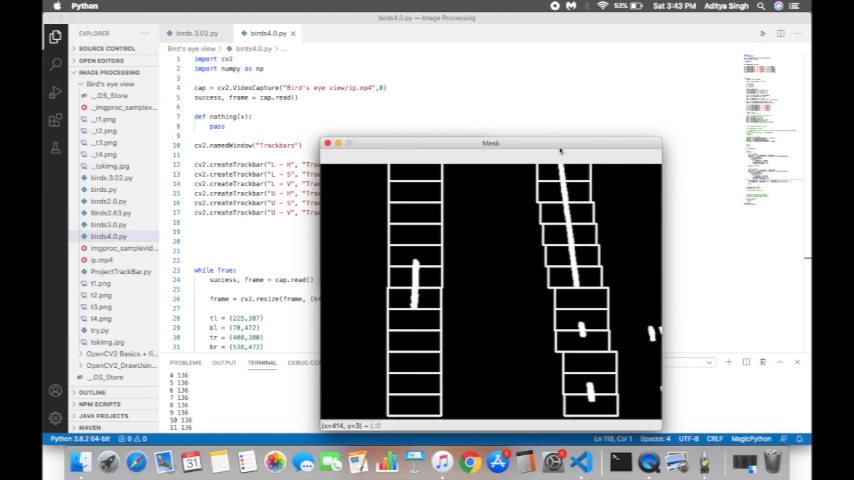
#> input picture frame 58 of VID-20210213-WA0002.mp4, 854 x 480 px, given in place of imgproc_samplevid.mp4, which was not available
$ python ProjectTrackBar.py
#> lines starting #> are read from the running program, lines starting #| are printed output that depends on the picture; after the words box and inside, x2 and y2 are one past the last pixel; in counts of white or black regions, pixels touching at a corner belong together; pictures that were not available may be replaced by others from this repository, and a replacement may not be noted
import cv2
import numpy as np

cap = cv2.VideoCapture("imgproc_samplevid.mp4")
success, frame = cap.read()
#> frame is the input picture: shape (480, 854, 3); mean B, G, R 154.9, 153.3, 151.5

def nothing(x):
    pass

cv2.namedWindow("Trackbars")

cv2.createTrackbar("L - H", "Trackbars", 0, 255, nothing)
#> slider 'L - H' is set to 51
cv2.createTrackbar("L - S", "Trackbars", 0, 255, nothing)
#> slider 'L - S' is set to 51
cv2.createTrackbar("L - V", "Trackbars", 0, 255, nothing)
#> slider 'L - V' is set to 51
cv2.createTrackbar("U - H", "Trackbars", 0, 255, nothing)
#> slider 'U - H' is set to 255
cv2.createTrackbar("U - S", "Trackbars", 0, 255, nothing)
#> slider 'U - S' is set to 255
cv2.createTrackbar("U - V", "Trackbars", 0, 255, nothing)
#> slider 'U - V' is set to 255

while True:
    success, frame = cap.read()
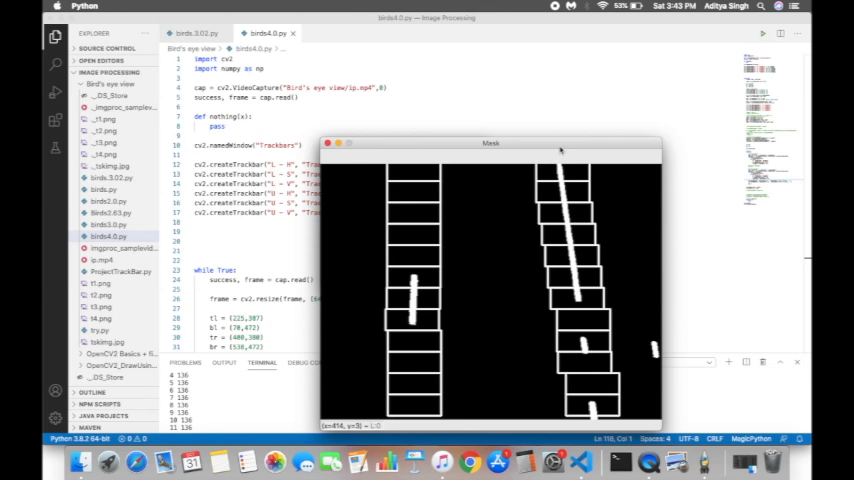
#> input picture frame 59 of VID-20210213-WA0002.mp4, 854 x 480 px, given in place of imgproc_samplevid.mp4, which was not available
#> frame is the input picture: shape (480, 854, 3); mean B, G, R 154.9, 153.3, 151.5

    hsv = cv2.cvtColor(frame, cv2.COLOR_BGR2HSV)
#> hsv: shape (480, 854, 3); mean H, S, V 11.7, 8, 155.9

    frame = cv2.resize(frame, (640, 480))
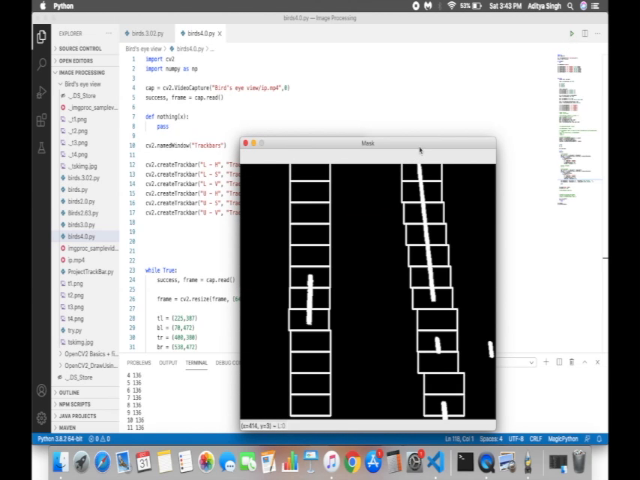
#> frame: shape (480, 640, 3); mean B, G, R 154.9, 153.3, 151.5

    l_h = cv2.getTrackbarPos("L - H", "Trackbars")
    l_s = cv2.getTrackbarPos("L - S", "Trackbars")
    l_v = cv2.getTrackbarPos("L - V", "Trackbars")
    u_h = cv2.getTrackbarPos("U - H", "Trackbars")
    u_s = cv2.getTrackbarPos("U - S", "Trackbars")
    u_v = cv2.getTrackbarPos("U - V", "Trackbars")

    lower = np.array([l_h,l_s,l_v])
    upper = np.array([u_h,u_s,u_v])

    mask = cv2.inRange(hsv, lower, upper)
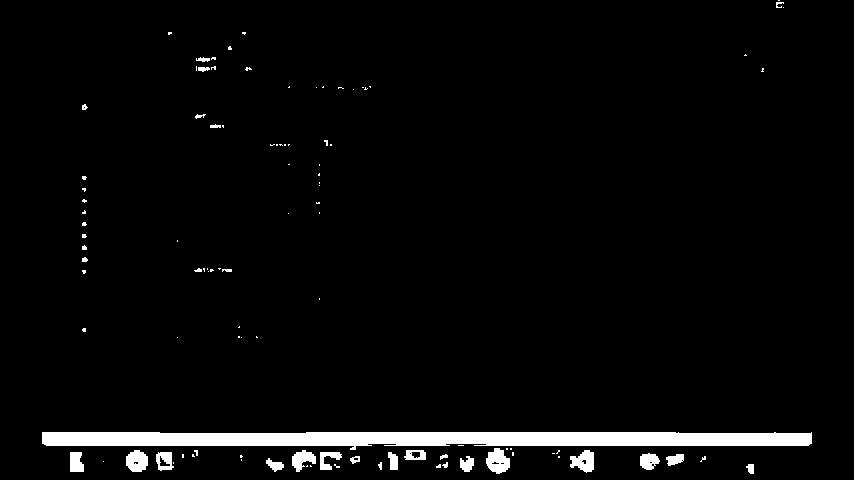
#> mask: shape (480, 854); 3.5% white; 103 white regions (74 under 20 px), largest, box (x1, y1, x2, y2) and area: (42, 432, 812, 450) 10405, (486, 448, 510, 474) 430, (126, 450, 148, 472) 379
    mask = cv2.resize(mask, (640, 480))
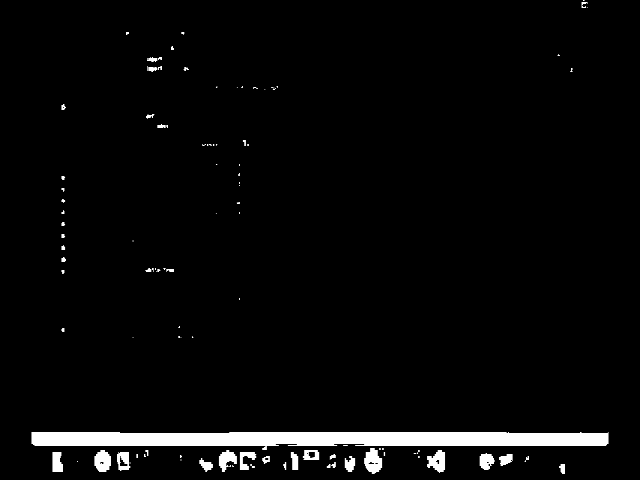
#> mask: shape (480, 640); min 0, max 255, mean 9
    result = cv2.bitwise_and(frame, frame, mask = mask)
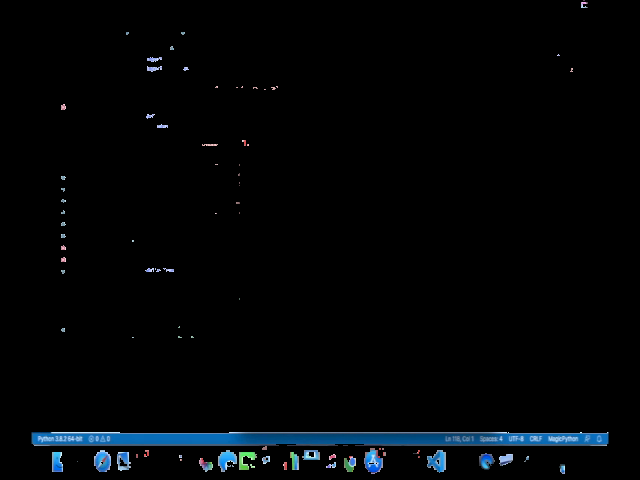
#> result: shape (480, 640, 3); mean B, G, R 6.1, 4.4, 2.3

    cv2.imshow("Frame", frame)
    cv2.imshow("Mask", mask)
    cv2.imshow("Result", result)

    key = cv2.waitKey(1)
#> (key Esc is pressed here)
    if key == 27:
        break

$ run again, starting later in the video
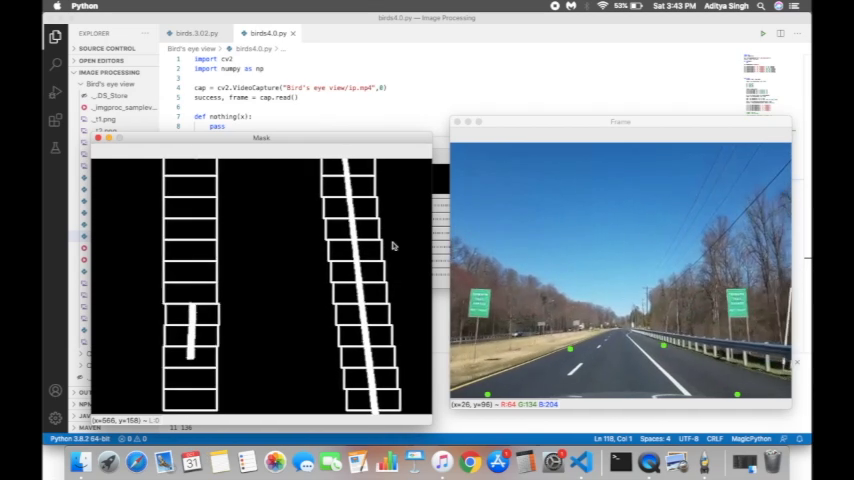
#> input picture frame 263 of VID-20210213-WA0002.mp4, 854 x 480 px, given in place of imgproc_samplevid.mp4, which was not available
#> frame is the input picture: shape (480, 854, 3); mean B, G, R 133.3, 125.4, 116
#> hsv: shape (480, 854, 3); mean H, S, V 28.8, 30.9, 135.4
#> frame: shape (480, 640, 3)
#> `mask = cv2.inRange(hsv, lower, upper)`:
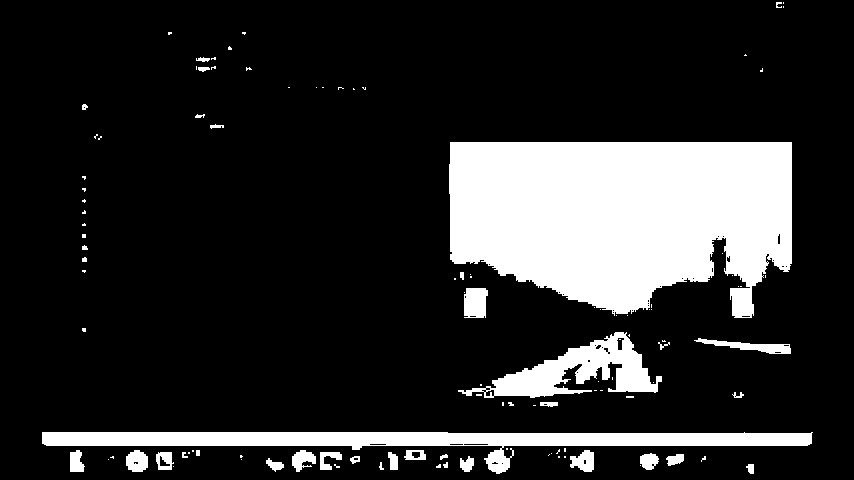
#> mask: shape (480, 854); 17.1% white; 111 white regions (75 under 20 px), largest, box (x1, y1, x2, y2) and area: (449, 142, 792, 318) 48939, (42, 432, 813, 474) 10839, (458, 332, 662, 398) 5289
#> `result = cv2.bitwise_and(frame, frame, mask = mask)`:
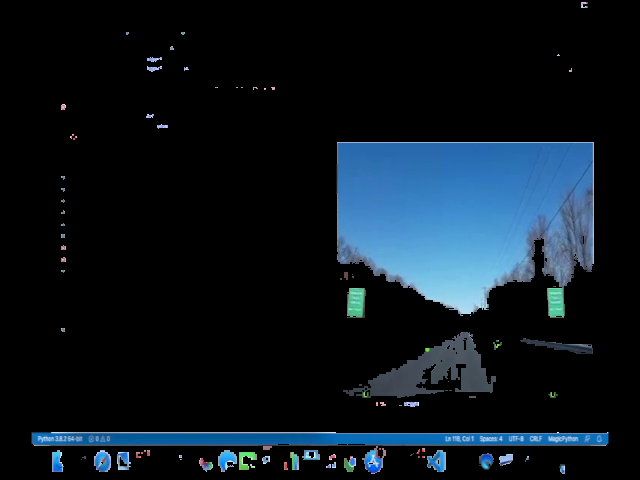
#> result: shape (480, 640, 3); mean B, G, R 30.9, 22.5, 12.5

$ run again, starting later in the video
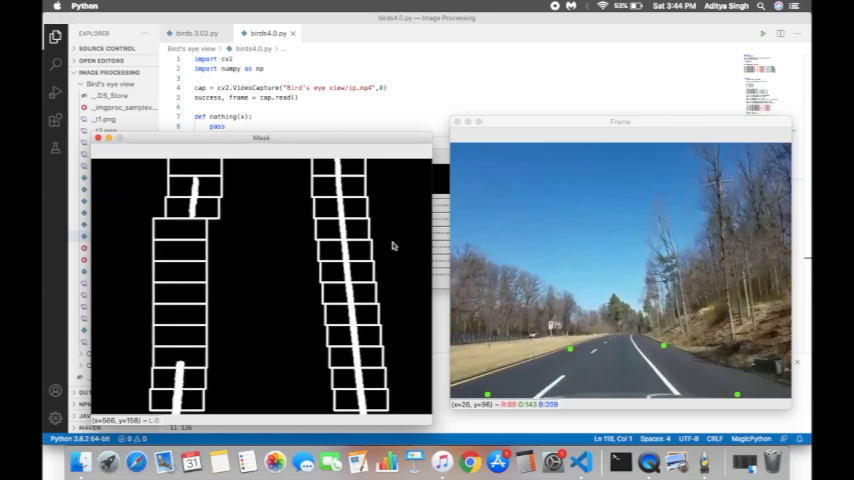
#> input picture frame 468 of VID-20210213-WA0002.mp4, 854 x 480 px, given in place of imgproc_samplevid.mp4, which was not available
#> frame is the input picture: shape (480, 854, 3); mean B, G, R 131.8, 125.3, 117.3
#> hsv: shape (480, 854, 3); mean H, S, V 28, 28.9, 134.3
#> frame: shape (480, 640, 3)
#> `mask = cv2.inRange(hsv, lower, upper)`:
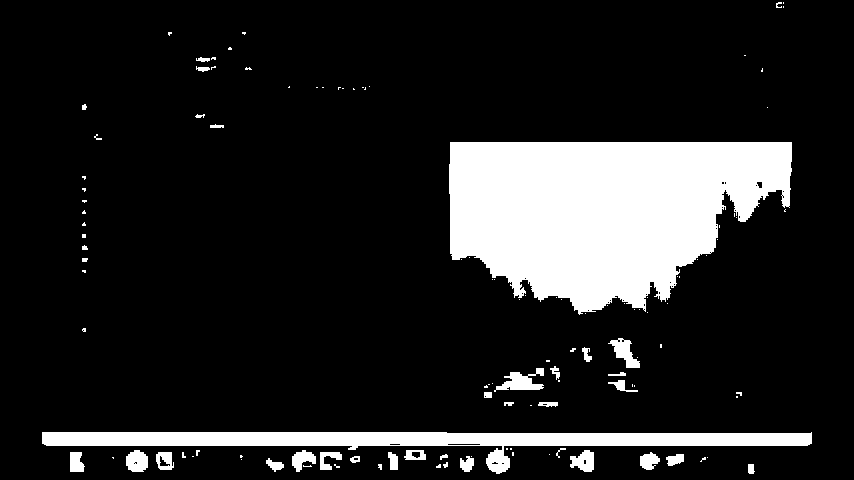
#> mask: shape (480, 854); 14.4% white; 120 white regions (83 under 20 px), largest, box (x1, y1, x2, y2) and area: (449, 142, 792, 315) 43010, (42, 432, 812, 474) 10825, (494, 368, 544, 392) 575
#> `result = cv2.bitwise_and(frame, frame, mask = mask)`:
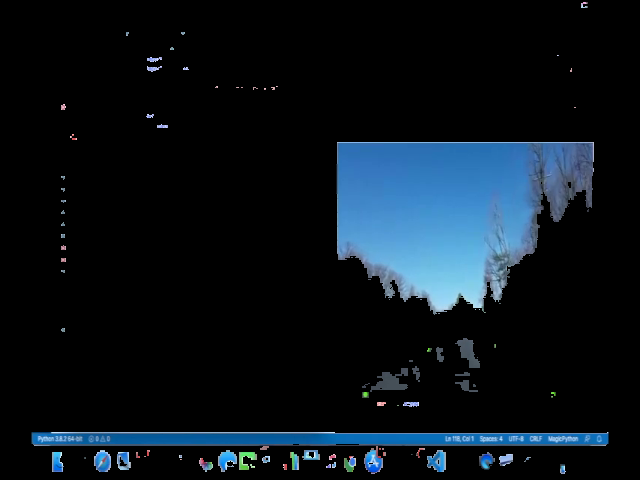
#> result: shape (480, 640, 3); mean B, G, R 26.9, 19.6, 10.9
